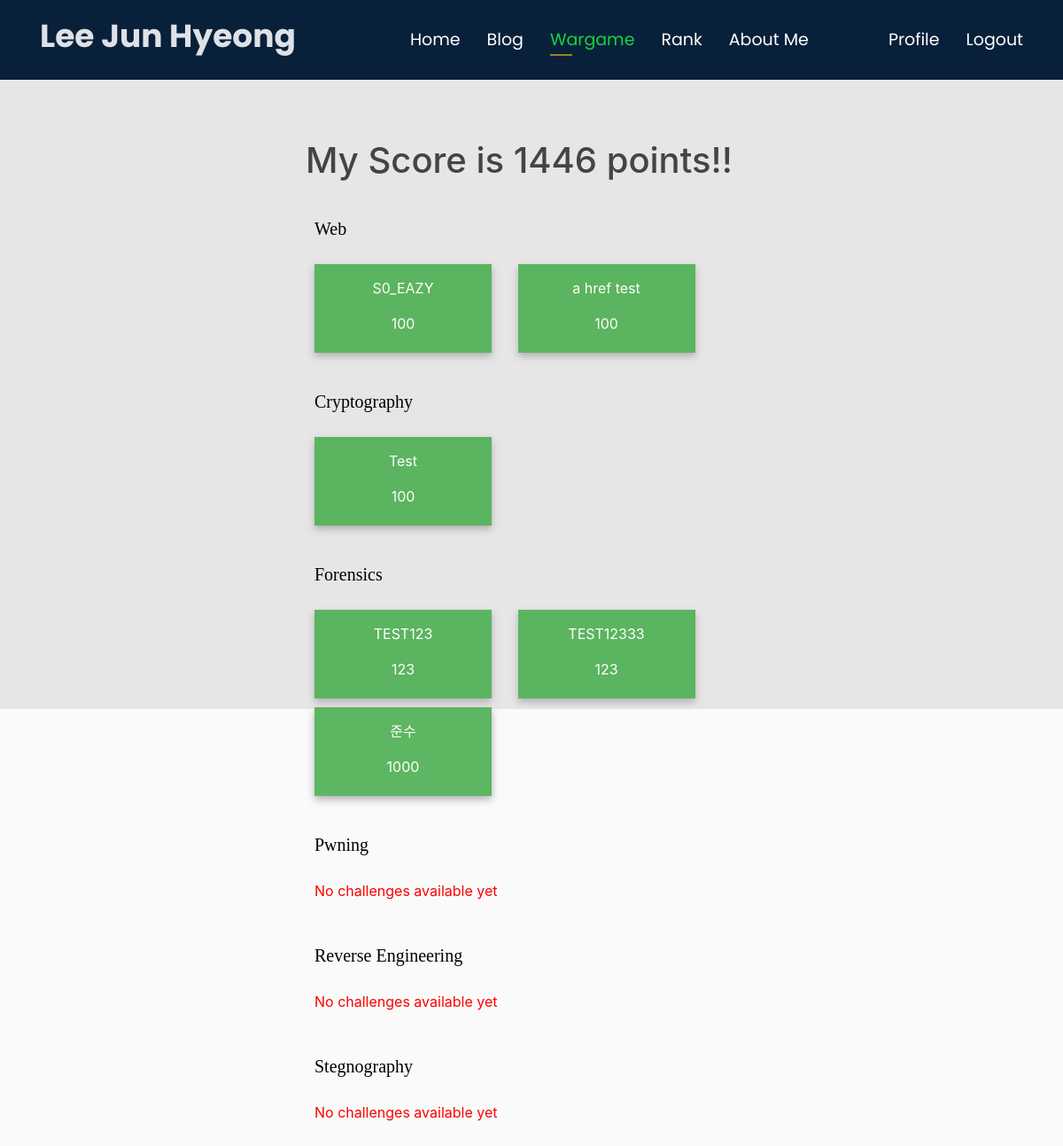
The app's page /wargame/ (signed in), older data.
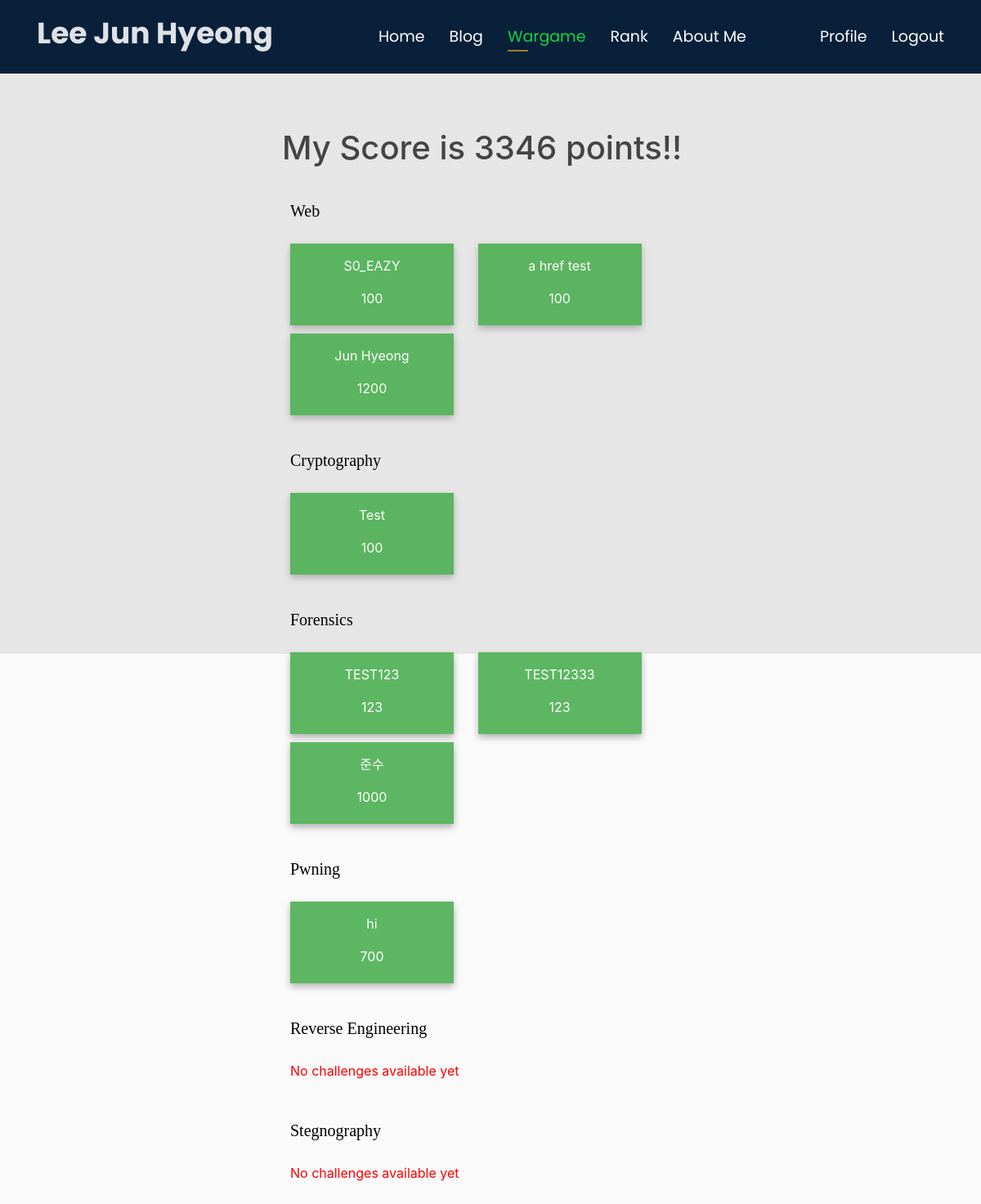
The same page, newer data.
### users/models.py (models this page shows, shortened)
class Profile(models.Model):
    user = models.OneToOneField(User, on_delete=models.CASCADE)
    image = models.ImageField(default='default.jpg', upload_to='profile_pics')
    points = models.IntegerField(default=0)

### challenges/models.py (models this page shows)
class Challenges(models.Model) :
	name = models.CharField(max_length=250, unique=True)
	challenge_id = models.CharField(max_length=300, primary_key=True)
	category = models.CharField(max_length=100)
	description = models.CharField(max_length=1000, blank=True, default="")
	points = models.IntegerField()
	file = models.FileField(null=True, blank=True, upload_to=get_upload_path)
	flag = models.CharField(max_length=500)
	author = models.CharField(max_length=250)

### challenges/views.py (the view)
# urls.py: path('', views.index, name='index'),
@login_required(login_url="/login/")
def index(request) :
    current_user = request.user
    my_rank = Profile.objects.filter(user=current_user)
    challenge = models.Challenges.objects.order_by("points")
    challenge_info_stego_object = []
    challenge_info_for_object = []
    challenge_info_re_object = []
    challenge_info_pwn_object = []
    challenge_info_web_object = []
    challenge_info_crypto_object = []
    for c in challenge :
        if c.category == 'Stegnography' :
            s = PassInsideView(c.name, assignID(c.name), c.category, c.description, c.points, c.file, c.flag, c.author)
            challenge_info_stego_object.append(s)
        elif c.category == 'Reverse Engineering' :
            re = PassInsideView(c.name, assignID(c.name), c.category, c.description, c.points, c.file, c.flag, c.author)
            challenge_info_re_object.append(re)
        elif c.category == 'Forensics' :
            f = PassInsideView(c.name, assignID(c.name), c.category, c.description, c.points, c.file, c.flag, c.author)
            challenge_info_for_object.append(f)
        elif c.category == 'Pwning' :
            p = PassInsideView(c.name, assignID(c.name), c.category, c.description, c.points, c.file, c.flag, c.author)
            challenge_info_pwn_object.append(p)
        elif c.category == 'Web' :
            w = PassInsideView(c.name, assignID(c.name), c.category, c.description, c.points, c.file, c.flag, c.author)
            challenge_info_web_object.append(w)
        elif c.category == 'Cryptography' :
            cy = PassInsideView(c.name, assignID(c.name), c.category, c.description, c.points, c.file, c.flag, c.author)
            challenge_info_crypto_object.append(cy)
    solved_challenges_by_user = []
    try :
        fc = models.ChallengesSolvedBy.objects.filter(user_name=request.user)
        for f in fc :
            solved_challenges_by_user.append(f.challenge_id)
    except :
        pass
    return render(request, 'wargame.html',{'data_stego':challenge_info_stego_object,
                                              'data_for':challenge_info_for_object,
                                              'data_re':challenge_info_re_object,
                                              'data_pwn':challenge_info_pwn_object,
                                              'data_web':challenge_info_web_object,
                                              'data_crypto':challenge_info_crypto_object,
                                              'user_solved':solved_challenges_by_user,
                                              'my_rank':my_rank})

### challenges/views.py (called while the page is built)
def assignID(a) :
	return a.lower().replace(' ','_')

### challenges/templates/wargame.html (shortened to what the changed rows need)
{% extends "blog/base.html" %}
{% load static%}
{% block customcss %}
	<link rel="stylesheet" type="text/css" href="{% static 'challenges_css/css/addchallenge.css' %}">
	<link rel="stylesheet" type="text/css" href="{% static 'challenges_css/css/challenges.css' %}">
{% endblock %}
	{% block content %}
	<div id="challenges">
		<div class="container">
			<div class="media">
				<div class="media-body">
					<h2 class="account-heading">
					My Score is
					{% for t in my_rank %}
						{{ t.points }}
					{% endfor %}
					points!!
					</h2>
				</div>
			</div>
			<div class="challengesSet">
				<div id="web">
					{% if data_web %}
						{% for mission in data_web %}
							<div class="mission" data-toggle="modal" data-target="#{{ mission.challenge_id }}" id="display_{{ mission.challenge_id }}">
								<p>{{ mission.name }}</p>
								<p>{{ mission.points }}</p>
							</div>
						{% endfor %}
					{% else %}
						<p style="color: red">No challenges available yet</p>
					{% endif %}
				</div>
				<div id="pwn">
					<div class="heading">
						<p>Pwning</p>
					</div>
					{% if data_pwn %}
						{% for mission in data_pwn %}
							<div class="mission"  data-toggle="modal" data-target="#{{ mission.challenge_id }}" id="display_{{ mission.challenge_id }}">
								<p>{{ mission.name }}</p>
								<p>{{ mission.points }}</p>
							</div>
						{% endfor %}
					{% else %}
						<p style="color: red">No challenges available yet</p>
					{% endif %}
				</div>
			</div>
		</div>
	</div>
{% endblock %}

Row changes from the older to the newer data that the page shows:
changed Profile: points "1446" → "3346"
added Challenges: name "Jun Hyeong"
added Challenges: name "hi"
Text that changed along with them:
new list line: "1200"
new list line: "700"
text no longer shown: "No challenges available yet"
